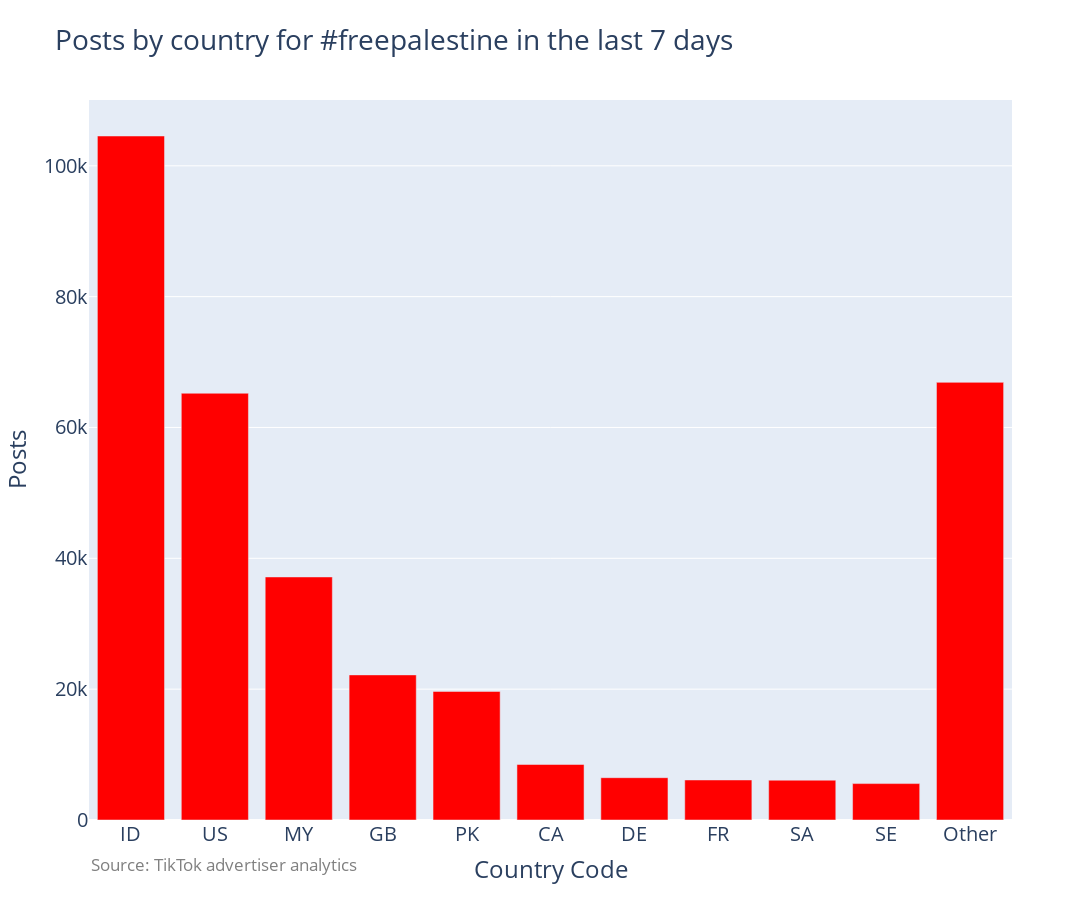

The notebook cell this image was saved under:
### Code cell
# Filter for the #freepalestine hashtag and exclude 'All'
hashtag = 'freepalestine'

df_filtered = df.loc[(df['Hashtag'] == hashtag) & (df['Country Code'] != 'All')]

# Calculate the total sum of posts excluding 'All'
#total_sum = df_filtered['posts_7d'].sum()

# Select the top 10 countries
df_top_n = df_filtered[['Country Code', 'posts_7d']].sort_values(by='posts_7d', ascending=False).head(10)

# Calculate the sum for the top 10 countries
top_n_sum = df_top_n['posts_7d'].sum()

# Calculate the value for 'Other'
other_value = df.loc[(df['Hashtag'] == hashtag) & (df['Country Code'] == 'All'),'posts_7d'].sum()  - top_n_sum

# Create a new row for 'Other'
other_row = pd.DataFrame({'Country Code': ['Other'], 'posts_7d': [other_value]})

# Use pd.concat to add the 'Other' row to the top 10 DataFrame
df_post_locations = pd.concat([df_top_n, other_row], ignore_index=True)

# Now you can plot the updated DataFrame
fig = px.bar(df_post_locations.rename(columns={'posts_7d':'Posts'}), x='Country Code', y='Posts', title=f'Posts by country for #{hashtag} in the last 7 days',width=1800, height=900,color_discrete_sequence=['red'])

fig.update_layout(font=dict(size=20))  # Change the number to your desired font size


fig.add_annotation(
    text="Source: TikTok advertiser analytics",  # Replace with your source
    xref="paper", x=0.0,  # x=0.5 for center alignment, x=1 for right alignment
    yref="paper", y=-0.08,  # Negative value to place it below the x-axis
    showarrow=False,
    font=dict(size=17,color="grey"),  # You can adjust the font size and color
    align="left", # or "right" for right alignment
    
)

fig.show()

### Figure 1 — Plotly figure (JSON) as saved in the notebook; plotly's stock layout.template omitted (floating-point values rounded to 4 significant figures)
{"data": [{"alignmentgroup": "True", "hovertemplate": "Country Code=%{x}<br>Posts=%{y}<extra></extra>", "legendgroup": "", "marker": {"color": "red", "pattern": {"shape": ""}}, "name": "", "offsetgroup": "", "orientation": "v", "showlegend": false, "textposition": "auto", "type": "bar", "x": ["ID", "US", "MY", "GB", "PK", "CA", "DE", "FR", "SA", "SE", "Other"], "xaxis": "x", "y": [104554, 65232, 37151, 22180, 19654, 8488, 6468, 6119, 6087, 5566, 66894], "yaxis": "y"}], "layout": {"annotations": [{"align": "left", "font": {"color": "grey", "size": 17}, "showarrow": false, "text": "Source: TikTok advertiser analytics", "x": 0, "xref": "paper", "y": -0.08, "yref": "paper"}], "barmode": "relative", "font": {"size": 20}, "height": 900, "legend": {"tracegroupgap": 0}, "title": {"text": "Posts by country for #freepalestine in the last 7 days"}, "width": 1800, "xaxis": {"anchor": "y", "domain": [0, 1], "title": {"text": "Country Code"}}, "yaxis": {"anchor": "x", "domain": [0, 1], "title": {"text": "Posts"}}}}
